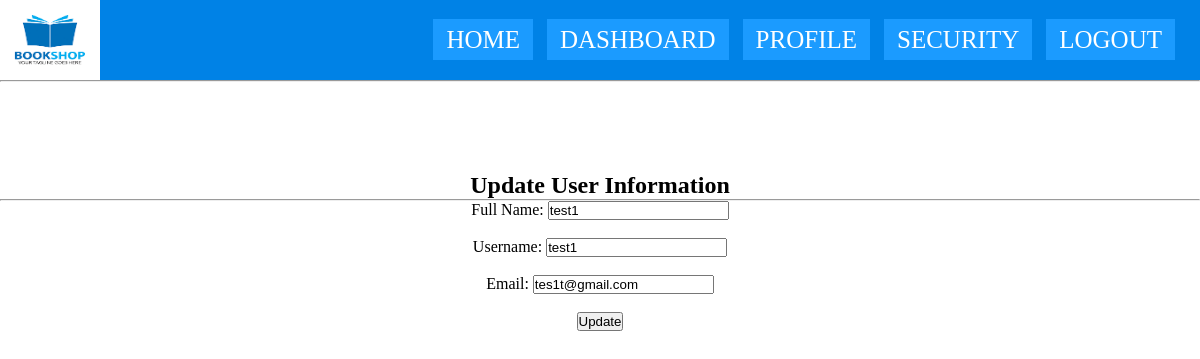
Page /view/profile.php (signed in) on the committed database.
### tables this page shows
CREATE TABLE `reseller` (
  `id` int(128) NOT NULL,
  `fullname` varchar(255) NOT NULL,
  `username` varchar(255) NOT NULL,
  `email` varchar(255) NOT NULL,
  `password` varchar(255) NOT NULL
);

### view/profile.php (the view, shortened to what this page needs)
<?php
 include('nav_cus.php');
?>
<!DOCTYPE html>
<html>
<head>
</head>
             <div align="center">
       <hr>
        <br><br><br><br><br>
            <h2>Update User Information</h2>
       <hr>
        <div class="row">
            <div class="col-md-6 offset-3">
                <form action="../controller/updateprofile.php"
                      method="POST"
                      enctype="multipart/form-data">
                <?php
                        $currentUser = $_SESSION['username'];
                        $sql = "SELECT * FROM reseller WHERE username ='$currentUser'";
                        $conn = connect();
                        $gotResuslts = mysqli_query($conn,$sql);
                        if($gotResuslts){
                            if(mysqli_num_rows($gotResuslts)>0){
                                while($row = mysqli_fetch_array($gotResuslts)){
                                    ?>
        <div>
        <label for="fullname"> Full Name: </label>
        <input type="text" name="fullname" id="fullname" value="<?php echo $row['fullname']; ?>">
        <br><br>
        </div>
        <div>
        <label for="username"> Username: </label>
        <input type="text" name="username" id="username" value="<?php echo $row['username']; ?>">
        <br><br>
        </div>
        <div>
        <label for="password"> Email: </label>
        <input type="email" name="password" id="password" value="<?php echo $row['email']; ?>">
        <br><br>
        </div>
        <input type="submit" name="update" value="Update">
            </div>
                            <?php
                                }
                            }
                        }
                        ?>
    </div>
</body>
</html>

### view/reg.css (style rules this page uses)
* { list-style-type: none; margin: 0; padding: 0; text-decoration: none; list-style: none; box-sizing: border-box; }
body { font-family: montserrat; }

### rows in the picture
reseller: fullname "test1", username "test1", password "tes1t@gmail.com"
